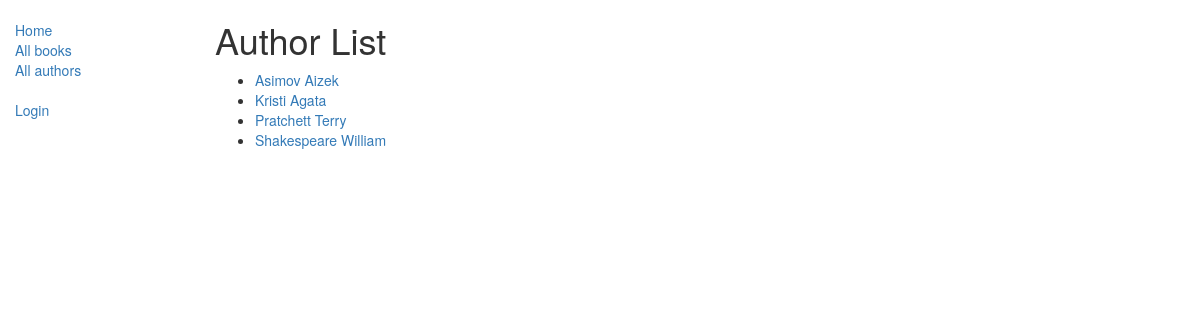
Screenshot of /catalog/authors/ with the database file from the repository.
### catalog/models.py (models this page shows, shortened)
class Author(models.Model):
    first_name = models.CharField(max_length=100)
    last_name = models.CharField(max_length=100)
    date_of_birth = models.DateField(null=True, blank=True)
    date_of_death = models.DateField('died', null=True, blank=True)
    class Meta:
        ordering = ['last_name', 'first_name']
    def get_absolute_url(self):
        return reverse('author-detail', args=[str(self.id)])

### catalog/views.py (the view)
# urls.py: path('authors/', views.AuthorListView.as_view(), name='authors'),
class AuthorListView(generic.ListView):
    model = Author
    paginate_by = 10

### catalog/templates/catalog/author_list.html
{% extends "base_generic.html" %}
{% block content %}
    <h1>Author List</h1>
    {% if author_list %}
    <ul>
      {% for author in author_list %}
      <li>
        <a href="{{ author.get_absolute_url }}">{{ author.last_name }} {{author.first_name}}</a>
      </li>
      {% endfor %}
    </ul>
    {% else %}
      <p>There are no books in the library.</p>
    {% endif %}
{% endblock %}

### rows the page displays
Author: last_name "Asimov", first_name "Aizek"
Author: last_name "Kristi", first_name "Agata"
Author: last_name "Pratchett", first_name "Terry"
Author: last_name "Shakespeare", first_name "William"
